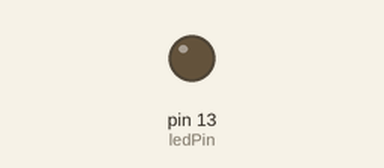
Bench run of a sketch on a simulated Arduino Uno, built with avr-gcc and run on an emulated ATmega328P. Shown: output pins drawn as LEDs (lit = HIGH). What the sketch prints to the serial monitor is not drawn.

Above: at 0.1 s.
At 1.1 s:
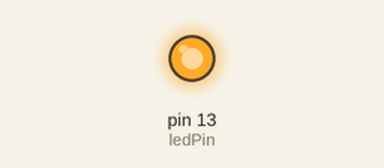
Timing chart, 0 to 2.6 s (numbered marks = the images above):
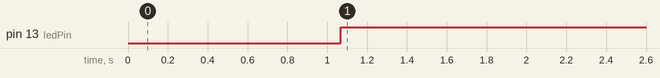

Measured:
- by itself, pin 13 (ledPin): LOW → HIGH at 1.1 s

The sketch:

for_without_delay.ino
```cpp
const int ledPin =  LED_BUILTIN;        // the number of the LED pin
int ledState = LOW;                     // ledState used to set the LED
unsigned long previousMillis = 0;       // will store last time LED was updated
const long interval = 1000;
// interval at which to blink (milliseconds)

void setup() {
Serial.begin(9600);
pinMode(ledPin, OUTPUT);
}

void loop() {

  unsigned long currentMillis = millis();
  Serial.println("------ initialize");

  for (int i=0;i<5;i++)
  {
  if (currentMillis - previousMillis >= interval) {
   previousMillis = currentMillis;
   ledState = HIGH;

     Serial.println(currentMillis);

     digitalWrite(ledPin, ledState);
  }
  else{
    ledState=LOW;
    }
  Serial.println("- for loop");
  }
  Serial.println("----------- END ");


}
```
